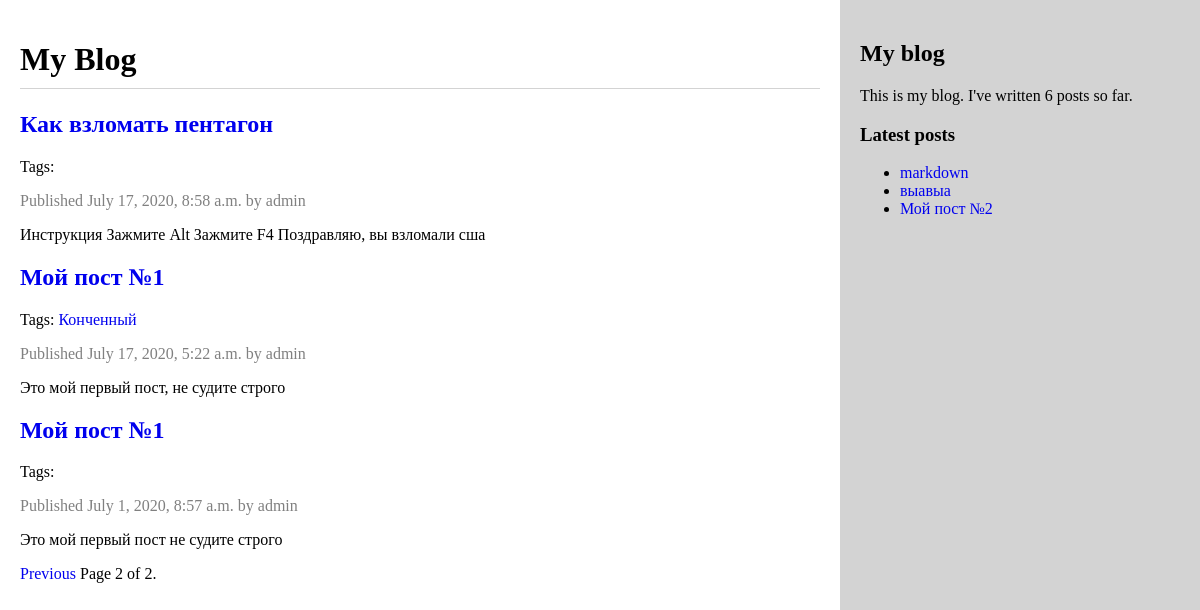
Screenshot of /blog/?page=2 with the database file from the repository.
### blog/models.py (models this page shows, shortened)
class Post(models.Model):
    STATUS_CHOICES = (
        ("draft", "Draft"),
        ("published", "Published")
    )
    objects = models.Manager()
    tags = TaggableManager()
    published = PublishedManager()
    title = models.CharField(max_length=250)
    slug = models.SlugField(max_length=250, unique_for_date="publish")
    author = models.ForeignKey(User, on_delete=models.CASCADE, related_name="blog_posts")
    body = models.TextField()
    publish = models.DateTimeField(default=timezone.now)
    created = models.DateTimeField(auto_now_add=True)
    updated = models.DateTimeField(auto_now=True)
    status = models.CharField(max_length=10, choices=STATUS_CHOICES, default="draft")
    class Meta:
        ordering = ('-publish',)
    def get_absolute_url(self):
        return reverse("blog:post_detail", args=[self.publish.year,
                                                 self.publish.month,
                                                 self.publish.day,
                                                 self.slug])

### blog/views.py (the view)
# urls.py: path('', views.post_list, name='post_list'),
def post_list(request, tag_slug=None):
    object_list = Post.published.all()
    tag = None
    if tag_slug:
        tag = get_object_or_404(Tag, slug=tag_slug)
        object_list = object_list.filter(tags__in=[tag])
    paginator = Paginator(object_list, 3)  # 3 поста на каждой странице
    page = request.GET.get('page')
    try:
        posts = paginator.page(page)
    except PageNotAnInteger:
        posts = paginator.page(1)
    except EmptyPage:
        posts = paginator.page(paginator.num_pages)
    return render(request, 'blog/post/list.html', {'page': page,
                                                   'posts': posts,
                                                   'tag': tag})

### blog/models.py (called while the page is built)
    def get_queryset(self):
        return super(PublishedManager, self).get_queryset().filter(status="published")

### blog/templatetags/blog_tags.py (called while the page is built)
@register.simple_tag
def total_posts():
    return Post.published.count()

@register.inclusion_tag('blog/post/latest_posts.html')
def show_latest_posts(count=5):
    latest_posts = Post.published.order_by("-publish")[:count]
    return {'latest_posts': latest_posts}

@register.filter(name="markdown")
def markdown_format(text):
    return mark_safe(markdown.markdown(text))

### blog/templates/blog/post/list.html (shortened to what this page needs)
{% extends "blog/base.html" %}
  {% load blog_tags %}
{% block content %}
  <h1>My Blog</h1>
  {% for post in posts %}
    <h2>
      <a href="{{ post.get_absolute_url }}">
       {{ post.title }}
      </a>
    </h2>
      <p class="tags">
  Tags:
  {% for tag in post.tags.all %}
    <a href="{% url "blog:post_list_by_tag" tag.slug %}">
      {{ tag.name }}
    </a>
  {% endfor %}
</p>
    <p class="date">
      Published {{ post.publish }} by {{ post.author }}
    </p>
    {{ post.body|markdown|truncatewords_html:30 }}
  {% endfor %}
  {% include "../pagination.html" with page=posts %}
{% endblock %}

### blog/templates/blog/base.html (shortened to what this page needs)
{% load blog_tags %}
{% load static %}
<!DOCTYPE html>
<html>
<head>
 <link href="{% static 'css/blog.css' %}" rel="stylesheet">
</head>
<body>
 <div id="content">
  {% block content %}
      {% endblock %}
    </div>
 <div id="sidebar">
 <h2>My blog</h2>
  <p>This is my blog. I've written {% total_posts %} posts so far.</p>
      <h3>Latest posts</h3>
  {% show_latest_posts 3 %}
 </div>
</body>
</html>

### blog/templates/blog/pagination.html (shortened to what this page needs)
<div class="pagination">
 <span class="step-links">
  {% if page.has_previous %}
      <a href="?page={{ page.previous_page_number }}">Previous</a>
  {% endif %}
    <span class="current">
  Page {{ page.number }} of {{ page.paginator.num_pages }}.
    </span>
  </span>
</div>

### blog/templates/blog/post/latest_posts.html
<ul>
{% for post in latest_posts %}
  <li>
    <a href="{{ post.get_absolute_url }}">{{ post.title }}</a>
  </li>
{% endfor %}
</ul>

### blog/static/css/blog.css (style rules this page uses)
* { box-sizing:border-box; }
a { text-decoration: none; }
body, html { height: 100%; margin: 0; }
h1 { border-bottom: 1px solid lightgrey; padding-bottom: 10px; }
.date, .info { color: grey; }
#content, #sidebar { display: inline-block; float: left; padding: 20px; height: 100%; }
#content { width: 70%; }
#sidebar { width: 30%; background-color: lightgrey; }

### rows the page displays
Post: title "Как взломать пентагон", publish "July 17, 2020, 8:58 a.m.", author "admin", body "Инструкция Зажмите Alt Зажмите F4 Поздравляю, вы взломали сша"
Post: title "Мой пост №1", publish "July 17, 2020, 5:22 a.m.", author "admin", body "Это мой первый пост, не судите строго"
Tag: name "Конченный"
Post: title "Мой пост №1", publish "July 1, 2020, 8:57 a.m.", author "admin", body "Это мой первый пост не судите строго"
Post: title "markdown"
Post: title "выавыа"
Post: title "Мой пост №2"

### other values shown
{{ page.number }} "2"
{{ page.paginator.num_pages }} "2"
